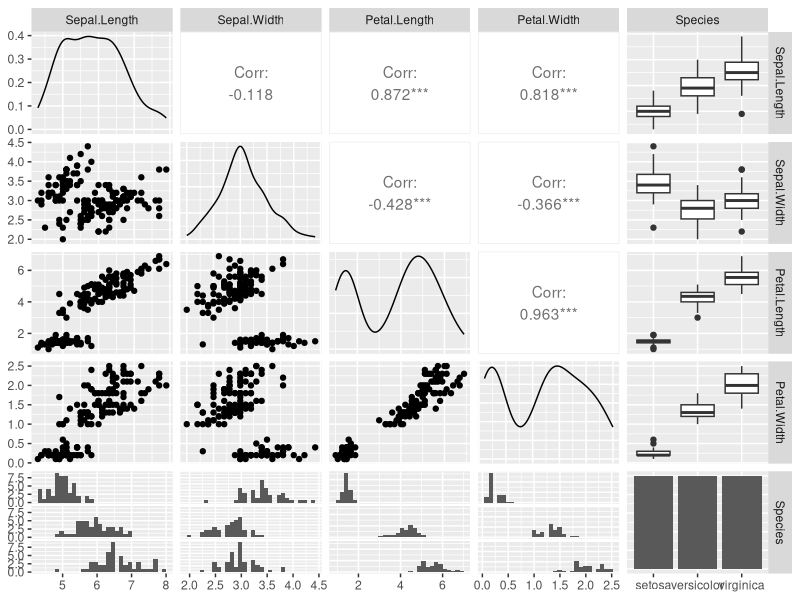

Generate this figure with R:
## ---- chunk 1
GGally::ggpairs(iris)
